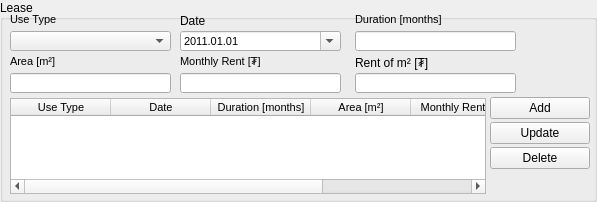
    <widget class="QGroupBox" name="groupBox_46">
     <property name="geometry">
      <rect>
       <x>233</x>
       <y>157</y>
       <width>597</width>
       <height>202</height>
      </rect>
     </property>
     <property name="title">
      <string>Lease</string>
     </property>
     <widget class="QLabel" name="label_74">
      <property name="geometry">
       <rect>
        <x>180</x>
        <y>11</y>
        <width>86</width>
        <height>20</height>
       </rect>
      </property>
      <property name="minimumSize">
       <size>
        <width>0</width>
        <height>20</height>
       </size>
      </property>
      <property name="maximumSize">
       <size>
        <width>16777215</width>
        <height>20</height>
       </size>
      </property>
      <property name="text">
       <string>Date</string>
      </property>
     </widget>
     <widget class="QDateEdit" name="c_lease_dateEdit">
      <property name="geometry">
       <rect>
        <x>180</x>
        <y>31</y>
        <width>161</width>
        <height>20</height>
       </rect>
      </property>
      <property name="minimumSize">
       <size>
        <width>0</width>
        <height>20</height>
       </size>
      </property>
      <property name="maximumSize">
       <size>
        <width>16777215</width>
        <height>20</height>
       </size>
      </property>
      <property name="font">
       <font>
        <pointsize>8</pointsize>
       </font>
      </property>
      <property name="dateTime">
       <datetime>
        <hour>0</hour>
        <minute>0</minute>
        <second>0</second>
        <year>2011</year>
        <month>1</month>
        <day>1</day>
       </datetime>
      </property>
      <property name="displayFormat">
       <string>yyyy.MM.dd</string>
      </property>
      <property name="calendarPopup">
       <bool>true</bool>
      </property>
     </widget>
     <widget class="QPushButton" name="c_lease_add_button">
      <property name="geometry">
       <rect>
        <x>490</x>
        <y>97</y>
        <width>100</width>
        <height>22</height>
       </rect>
      </property>
      <property name="sizePolicy">
       <sizepolicy hsizetype="Fixed" vsizetype="Fixed">
        <horstretch>0</horstretch>
        <verstretch>0</verstretch>
       </sizepolicy>
      </property>
      <property name="minimumSize">
       <size>
        <width>0</width>
        <height>22</height>
       </size>
      </property>
      <property name="maximumSize">
       <size>
        <width>100</width>
        <height>22</height>
       </size>
      </property>
      <property name="text">
       <string>Add</string>
      </property>
     </widget>
     <widget class="QPushButton" name="c_lease_update_button">
      <property name="geometry">
       <rect>
        <x>490</x>
        <y>122</y>
        <width>100</width>
        <height>22</height>
       </rect>
      </property>
      <property name="sizePolicy">
       <sizepolicy hsizetype="Fixed" vsizetype="Fixed">
        <horstretch>0</horstretch>
        <verstretch>0</verstretch>
       </sizepolicy>
      </property>
      <property name="minimumSize">
       <size>
        <width>0</width>
        <height>22</height>
       </size>
      </property>
      <property name="maximumSize">
       <size>
        <width>100</width>
        <height>22</height>
       </size>
      </property>
      <property name="text">
       <string>Update</string>
      </property>
     </widget>
     <widget class="QPushButton" name="c_lease_delete_button">
      <property name="geometry">
       <rect>
        <x>490</x>
        <y>147</y>
        <width>100</width>
        <height>22</height>
       </rect>
      </property>
      <property name="minimumSize">
       <size>
        <width>0</width>
        <height>22</height>
       </size>
      </property>
      <property name="maximumSize">
       <size>
        <width>100</width>
        <height>22</height>
       </size>
      </property>
      <property name="text">
       <string>Delete</string>
      </property>
     </widget>
     <widget class="QLabel" name="decisionDateLabel_22">
      <property name="geometry">
       <rect>
        <x>355</x>
        <y>6</y>
        <width>157</width>
        <height>20</height>
       </rect>
      </property>
      <property name="minimumSize">
       <size>
        <width>0</width>
        <height>20</height>
       </size>
      </property>
      <property name="maximumSize">
       <size>
        <width>16777215</width>
        <height>20</height>
       </size>
      </property>
      <property name="font">
       <font>
        <pointsize>8</pointsize>
       </font>
      </property>
      <property name="text">
       <string>Duration [months]</string>
      </property>
      <property name="alignment">
       <set>Qt::AlignBottom|Qt::AlignLeading|Qt::AlignLeft</set>
      </property>
     </widget>
     <widget class="QLineEdit" name="c_lease_duration_edit">
      <property name="geometry">
       <rect>
        <x>355</x>
        <y>31</y>
        <width>161</width>
        <height>20</height>
       </rect>
      </property>
      <property name="minimumSize">
       <size>
        <width>0</width>
        <height>20</height>
       </size>
      </property>
      <property name="maximumSize">
       <size>
        <width>16777215</width>
        <height>20</height>
       </size>
      </property>
      <property name="font">
       <font>
        <pointsize>8</pointsize>
       </font>
      </property>
     </widget>
     <widget class="QTableWidget" name="c_lease_twidget">
      <property name="geometry">
       <rect>
        <x>10</x>
        <y>98</y>
        <width>476</width>
        <height>96</height>
       </rect>
      </property>
      <property name="font">
       <font>
        <pointsize>8</pointsize>
       </font>
      </property>
      <column>
       <property name="text">
        <string>Use Type</string>
       </property>
      </column>
      <column>
       <property name="text">
        <string>Date</string>
       </property>
      </column>
      <column>
       <property name="text">
        <string>Duration [months]</string>
       </property>
      </column>
      <column>
       <property name="text">
        <string>Area [m²]</string>
       </property>
      </column>
      <column>
       <property name="text">
        <string>Monthly Rent [₮]</string>
       </property>
      </column>
      <column>
       <property name="text">
        <string>Rent of m² [₮]</string>
       </property>
      </column>
     </widget>
     <widget class="QLabel" name="applicationDateLabel_29">
      <property name="geometry">
       <rect>
        <x>10</x>
        <y>6</y>
        <width>175</width>
        <height>20</height>
       </rect>
      </property>
      <property name="minimumSize">
       <size>
        <width>0</width>
        <height>20</height>
       </size>
      </property>
      <property name="maximumSize">
       <size>
        <width>16777215</width>
        <height>20</height>
       </size>
      </property>
      <property name="font">
       <font>
        <pointsize>8</pointsize>
       </font>
      </property>
      <property name="text">
       <string>Use Type</string>
      </property>
      <property name="alignment">
       <set>Qt::AlignBottom|Qt::AlignLeading|Qt::AlignLeft</set>
      </property>
     </widget>
     <widget class="QLabel" name="decisionDateLabel_23">
      <property name="geometry">
       <rect>
        <x>180</x>
        <y>48</y>
        <width>157</width>
        <height>20</height>
       </rect>
      </property>
      <property name="minimumSize">
       <size>
        <width>0</width>
        <height>20</height>
       </size>
      </property>
      <property name="maximumSize">
       <size>
        <width>16777215</width>
        <height>20</height>
       </size>
      </property>
      <property name="font">
       <font>
        <pointsize>8</pointsize>
       </font>
      </property>
      <property name="text">
       <string>Monthly Rent [₮]</string>
      </property>
      <property name="alignment">
       <set>Qt::AlignBottom|Qt::AlignLeading|Qt::AlignLeft</set>
      </property>
     </widget>
     <widget class="QLabel" name="applicationDateLabel_30">
      <property name="geometry">
       <rect>
        <x>10</x>
        <y>48</y>
        <width>175</width>
        <height>20</height>
       </rect>
      </property>
      <property name="minimumSize">
       <size>
        <width>0</width>
        <height>20</height>
       </size>
      </property>
      <property name="maximumSize">
       <size>
        <width>16777215</width>
        <height>20</height>
       </size>
      </property>
      <property name="font">
       <font>
        <pointsize>8</pointsize>
       </font>
      </property>
      <property name="text">
       <string>Area [m²]</string>
      </property>
      <property name="alignment">
       <set>Qt::AlignBottom|Qt::AlignLeading|Qt::AlignLeft</set>
      </property>
     </widget>
     <widget class="QLineEdit" name="c_lease_expenses_edit">
      <property name="geometry">
       <rect>
        <x>180</x>
        <y>73</y>
        <width>161</width>
        <height>20</height>
       </rect>
      </property>
      <property name="minimumSize">
       <size>
        <width>0</width>
        <height>20</height>
       </size>
      </property>
      <property name="maximumSize">
       <size>
        <width>16777215</width>
        <height>20</height>
       </size>
      </property>
      <property name="font">
       <font>
        <pointsize>8</pointsize>
       </font>
      </property>
     </widget>
     <widget class="QLabel" name="label_75">
      <property name="geometry">
       <rect>
        <x>355</x>
        <y>53</y>
        <width>161</width>
        <height>20</height>
       </rect>
      </property>
      <property name="minimumSize">
       <size>
        <width>0</width>
        <height>20</height>
       </size>
      </property>
      <property name="maximumSize">
       <size>
        <width>16777215</width>
        <height>20</height>
       </size>
      </property>
      <property name="text">
       <string>Rent of m² [₮]</string>
      </property>
     </widget>
     <widget class="QLineEdit" name="c_lease_area_edit">
      <property name="geometry">
       <rect>
        <x>10</x>
        <y>73</y>
        <width>161</width>
        <height>20</height>
       </rect>
      </property>
      <property name="minimumSize">
       <size>
        <width>0</width>
        <height>20</height>
       </size>
      </property>
      <property name="maximumSize">
       <size>
        <width>16777215</width>
        <height>20</height>
       </size>
      </property>
      <property name="font">
       <font>
        <pointsize>8</pointsize>
       </font>
      </property>
     </widget>
     <widget class="QLineEdit" name="c_lease_other_edit">
      <property name="geometry">
       <rect>
        <x>355</x>
        <y>73</y>
        <width>161</width>
        <height>20</height>
       </rect>
      </property>
      <property name="minimumSize">
       <size>
        <width>0</width>
        <height>20</height>
       </size>
      </property>
      <property name="maximumSize">
       <size>
        <width>16777215</width>
        <height>20</height>
       </size>
      </property>
      <property name="font">
       <font>
        <pointsize>8</pointsize>
       </font>
      </property>
     </widget>
     <widget class="QComboBox" name="c_lease_use_type_cbox">
      <property name="geometry">
       <rect>
        <x>10</x>
        <y>31</y>
        <width>161</width>
        <height>20</height>
       </rect>
      </property>
      <property name="minimumSize">
       <size>
        <width>0</width>
        <height>20</height>
       </size>
      </property>
      <property name="maximumSize">
       <size>
        <width>16777215</width>
        <height>20</height>
       </size>
      </property>
     </widget>
    </widget>
